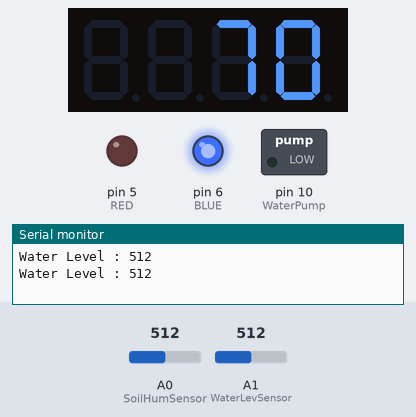
The sketch below on a simulated Arduino Uno, built with avr-gcc and run on an emulated ATmega328P. On the bench: 4-digit seven-segment display, switched loads named in the sketch (green lamp = pin HIGH), output pins drawn as LEDs (lit = HIGH), the last lines printed to the serial monitor. The inputs (shaded band) are chosen by the test bench; at power-on: A0 (SoilHumSensor) = 512, A1 (WaterLevSensor) = 512.

Above: at 2.8 s.
2.9 s: A0 (SoilHumSensor) set to 225
At 3.4 s:
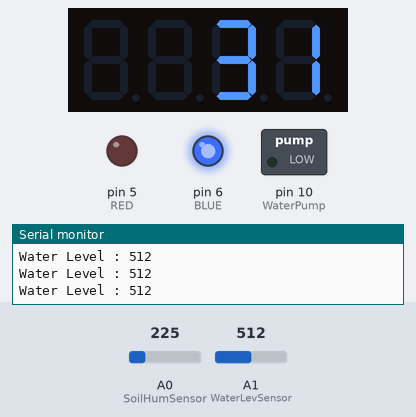
4.5 s: A0 (SoilHumSensor) set to 207
At 6.3 s:
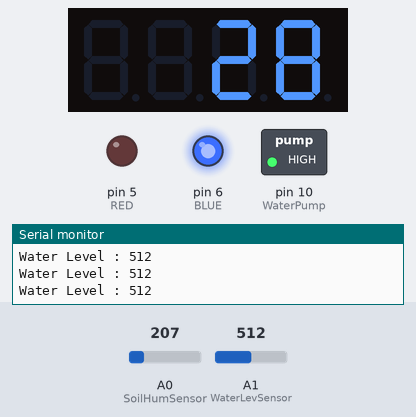
6.6 s: A1 (WaterLevSensor) set to 0
At 8.3 s:
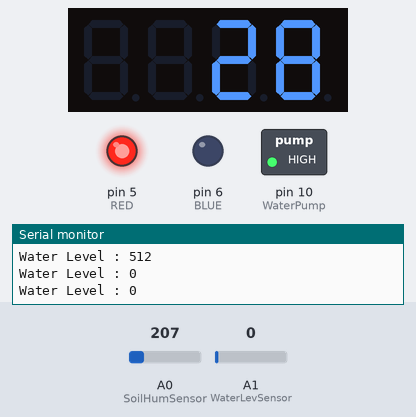
8.6 s: A0 (SoilHumSensor) set to 306
At 10.3 s:
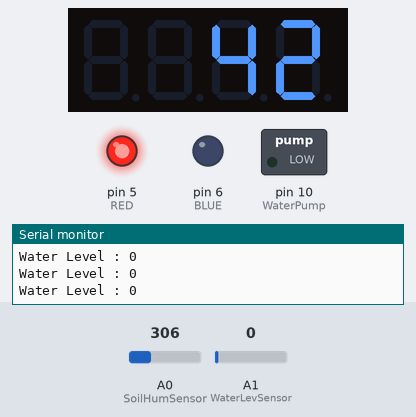
10.6 s: A1 (WaterLevSensor) set to 122
At 12.3 s:
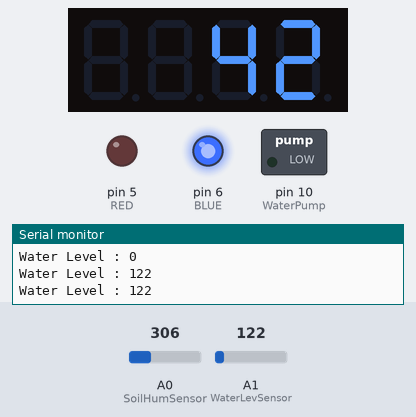
Timing chart, 0 to 13.7 s (numbered marks = the images above; inputs shaded):
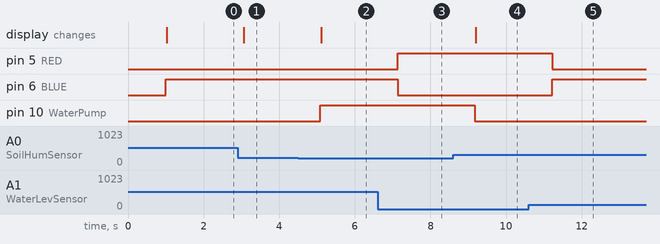

The sketch:

SunFlower.ino
```cpp
#include <TM1637Display.h>

// TM1637 디스플레이의 CLK와 DIO 핀 설정 (토양 습도)
#define CLK 3
#define DIO 4
#define SoilHumSensor A0 // 토양 습도 센서 A0 핀
#define WaterLevSensor A1 // 수위 센서 A1

// LED
int RED = 5;
int BLUE = 6;

// 워터 펌프
int WaterPump = 10;

// 토양 습도 값 설정
const int wetValue = 725; // 완전히 습할 때의 값 (보정 필요)
const int dryValue = 0; // 완전히 건조할 때의 값 (보정 필요)
int SunFlowerHum = 30; // 해바라기 토양 습도

TM1637Display display(CLK, DIO); // TM1637 디스플레이 객체 생성

void setup() {
  Serial.begin(9600); // 시리얼 통신 시작
  pinMode(SoilHumSensor, INPUT);
  pinMode(WaterLevSensor, INPUT);
  pinMode(WaterPump, OUTPUT);
  pinMode(RED, OUTPUT);
  pinMode(BLUE, OUTPUT);

  display.setBrightness(0x0d); // 디스플레이 밝기 설정 (0x00~0x0f)
}

void loop() {
  delay(1000); // 1초 대기

  int SoilHum = analogRead(SoilHumSensor); // 토양 습도 값 읽기
  int SoilPercent = map(SoilHum, dryValue, wetValue, 0, 100); // 토양 습도 센서의 아날로그 값을 0% ~ 100%로 환산
  SoilPercent = constrain(SoilPercent, 0, 100); // 변환된 토양 습도 값을 0% ~ 100% 사이로 제한

  int WaterLev = analogRead(WaterLevSensor);

  /*
  Serial.print("토양 습도 : ");
  Serial.print(SoilPercent);
  Serial.println("%");
  */
  Serial.print("Water Level : ");
  Serial.println(WaterLev);

  // 물이 감지됨에 따라 LED 색 바뀜
  if (WaterLev > 0) {
    digitalWrite(BLUE, HIGH);
    digitalWrite(RED, LOW);
  } else {
    digitalWrite(RED, HIGH);
    digitalWrite(BLUE, LOW);
  }

  // 토양 습도에 따라 물 공급
  if (SoilPercent < SunFlowerHum) {
    digitalWrite(WaterPump, HIGH);
  } else if (SoilPercent > SunFlowerHum) {
    digitalWrite(WaterPump, LOW);
  }

  display.showNumberDec(SoilPercent); // TM1637 디스플레이에 토양 습도 값 출력
}
```

Measured:
- the behaviour switches between 218 and 217 on A0 (SoilHumSensor) (found by bisection; images 1 and 2)
- after the input at 2.9 s, the display: changes after 0.17 s (image 1)
- after the input at 4.5 s, pin 10 (WaterPump): LOW → HIGH after 0.59 s; the display: changes after 0.61 s (image 2)
- after the input at 6.6 s, pin 5 (RED): LOW → HIGH after 0.53 s; pin 6 (BLUE): HIGH → LOW after 0.53 s
- after the input at 8.6 s, pin 10 (WaterPump): HIGH → LOW after 0.57 s; the display: changes after 0.60 s (image 4)
- after the input at 10.6 s, pin 5 (RED): HIGH → LOW after 0.62 s; pin 6 (BLUE): LOW → HIGH after 0.62 s
